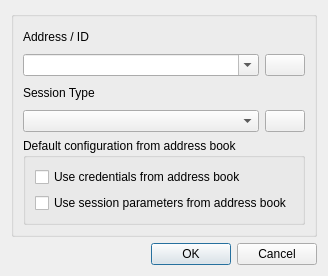
<?xml version="1.0" encoding="UTF-8"?>
<ui version="4.0">
 <class>FastConnectDialog</class>
 <widget class="QDialog" name="FastConnectDialog">
  <property name="geometry">
   <rect>
    <x>0</x>
    <y>0</y>
    <width>315</width>
    <height>276</height>
   </rect>
  </property>
  <property name="sizePolicy">
   <sizepolicy hsizetype="Fixed" vsizetype="Fixed">
    <horstretch>0</horstretch>
    <verstretch>0</verstretch>
   </sizepolicy>
  </property>
  <property name="windowTitle">
   <string>Fast Connect</string>
  </property>
  <layout class="QVBoxLayout" name="verticalLayout_3">
   <item>
    <widget class="QGroupBox" name="groupBox">
     <property name="title">
      <string/>
     </property>
     <layout class="QVBoxLayout" name="verticalLayout_2">
      <item>
       <widget class="QLabel" name="label_address">
        <property name="text">
         <string>Address / ID</string>
        </property>
       </widget>
      </item>
      <item>
       <layout class="QHBoxLayout" name="horizontalLayout">
        <item>
         <widget class="QComboBox" name="combo_address">
          <property name="editable">
           <bool>true</bool>
          </property>
         </widget>
        </item>
        <item>
         <widget class="QPushButton" name="button_clear">
          <property name="sizePolicy">
           <sizepolicy hsizetype="Fixed" vsizetype="Fixed">
            <horstretch>0</horstretch>
            <verstretch>0</verstretch>
           </sizepolicy>
          </property>
          <property name="text">
           <string/>
          </property>
          <property name="icon">
           <iconset resource="../common/resources/common.qrc">
            <normaloff>:/img/broom.png</normaloff>:/img/broom.png</iconset>
          </property>
          <property name="autoDefault">
           <bool>false</bool>
          </property>
         </widget>
        </item>
       </layout>
      </item>
      <item>
       <widget class="QLabel" name="label_session_type">
        <property name="text">
         <string>Session Type</string>
        </property>
       </widget>
      </item>
      <item>
       <layout class="QHBoxLayout" name="horizontalLayout_2">
        <item>
         <widget class="QComboBox" name="combo_session_type"/>
        </item>
        <item>
         <widget class="QPushButton" name="button_session_config">
          <property name="sizePolicy">
           <sizepolicy hsizetype="Fixed" vsizetype="Fixed">
            <horstretch>0</horstretch>
            <verstretch>0</verstretch>
           </sizepolicy>
          </property>
          <property name="text">
           <string/>
          </property>
          <property name="icon">
           <iconset resource="../common/resources/common.qrc">
            <normaloff>:/img/settings.png</normaloff>:/img/settings.png</iconset>
          </property>
          <property name="autoDefault">
           <bool>false</bool>
          </property>
         </widget>
        </item>
       </layout>
      </item>
      <item>
       <widget class="QGroupBox" name="groupbox_config">
        <property name="title">
         <string>Default configuration from address book</string>
        </property>
        <layout class="QVBoxLayout" name="verticalLayout">
         <item>
          <widget class="QCheckBox" name="checkbox_use_creds">
           <property name="text">
            <string>Use credentials from address book</string>
           </property>
          </widget>
         </item>
         <item>
          <widget class="QCheckBox" name="checkbox_use_session_params">
           <property name="text">
            <string>Use session parameters from address book</string>
           </property>
          </widget>
         </item>
        </layout>
       </widget>
      </item>
     </layout>
    </widget>
   </item>
   <item>
    <widget class="QDialogButtonBox" name="button_box">
     <property name="standardButtons">
      <set>QDialogButtonBox::Cancel|QDialogButtonBox::Ok</set>
     </property>
    </widget>
   </item>
  </layout>
 </widget>
 <resources>
  <include location="../common/resources/common.qrc"/>
  <include location="../common/resources/common.qrc"/>
 </resources>
 <connections/>
</ui>
